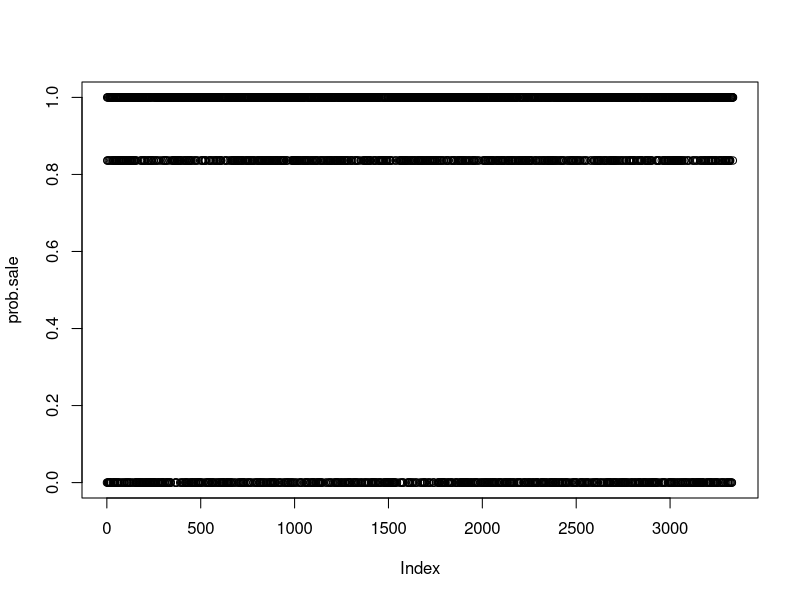
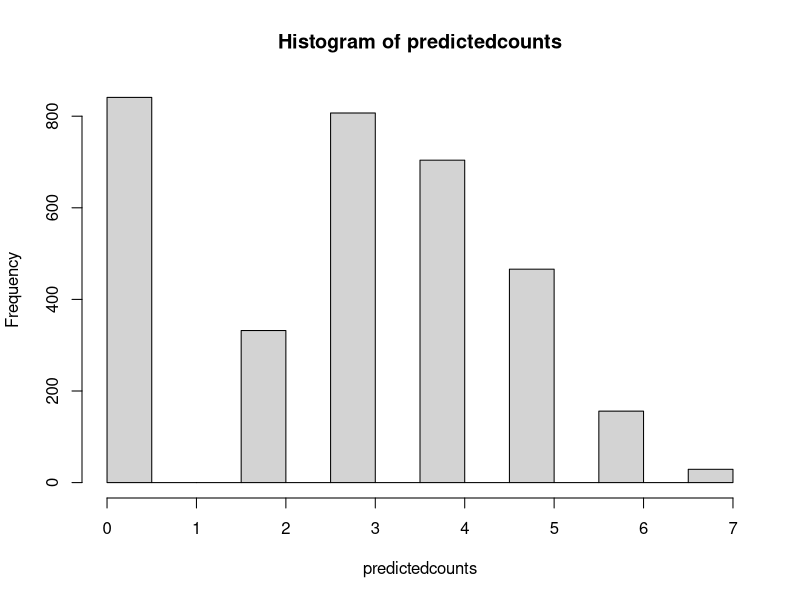

The R script that drew these images, in order:
# This is a model deployment code for wine test
# read in libraries
library(dplyr)
library(magrittr)
library(VIM)
# read in data
winedata.test <- read.csv("wine_test.csv")

# impute data
winedata.test.clean <- winedata.test[,-2]
#winedata.test.clean <- VIM::kNN(winedata.test.clean)
winedata.test.clean <- winedata.test %>% mutate(STARS = ifelse(is.na(STARS), 0, STARS))
# predict TARGET from model object - for verification purpose
# TARGET <- round(predict(poisson.zif.mdl1, newdata = winedata.test.clean, type = "response"),0)
# hist(TARGET)

# model deployment from logistic model to predict zero inflation
eta <- 11.5 - 13.13 * winedata.test.clean$STARS
prob.no.sale <- (1 + exp(-1*eta))^-1
prob.sale <- 1 - prob.no.sale
plot(prob.sale)

# predict counts
predictedcounts <- round(exp(1.08 + 0.21* winedata.test.clean$LabelAppeal + 0.12 * winedata.test.clean$STARS) *  prob.sale,0)
hist(predictedcounts)

# writing predicted counts to file
winedata.test$TARGET <- predictedcounts
write.csv(file = "wine_test_SESHADRI.csv",winedata.test[,c("INDEX","TARGET")])
